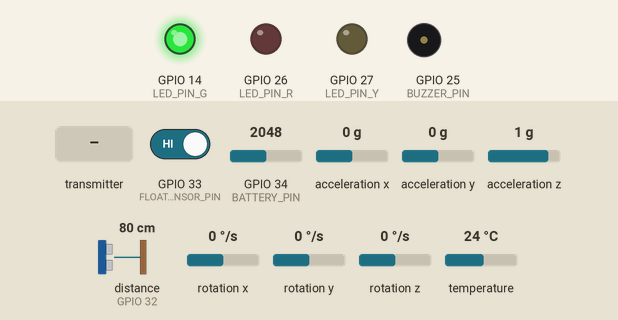
Bench run of a program on a simulated ESP32. Parts: output pins drawn as LEDs (lit = HIGH), buzzer (waves = sounding). Wiring (inferred from the names in the program): ultrasonic range finder: trigger GPIO 32; echo GPIO 32. The inputs (shaded band) are chosen by the test bench; at power-on: GPIO 33 (FLOAT_SENSOR_PIN) HIGH, GPIO 34 (BATTERY_PIN) = 2048, acceleration x 0 g, acceleration y 0 g, acceleration z 1 g, distance to the obstacle (sensor on GPIO 32) 80 cm, rotation x 0 °/s, rotation y 0 °/s, rotation z 0 °/s, temperature 24 °C. The echo pulse lasts 58.3 µs per cm; WiFi joins after 1.5 s; servers stay silent unless stated; the local clock reads 2024-03-15 10:24:30 at power-on unless the program sets it; what the program prints to the serial monitor is not drawn.

Above: at 1.7 s.
1.8 s: the transmitter starts sending isRescue = 1
At 4.34 s:
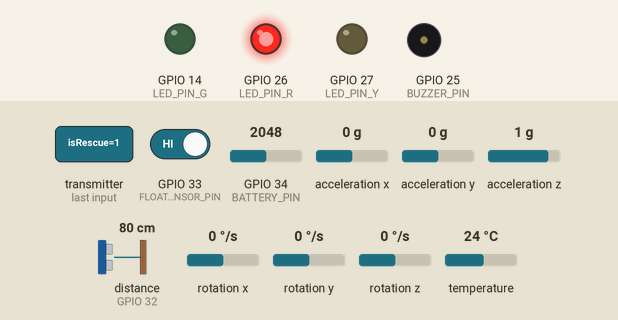
5.3 s: the transmitter starts sending isRescue = 0
At 6.0 s:
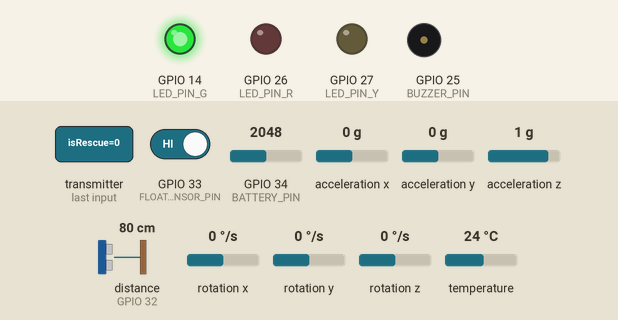
7.0 s: GPIO 33 (FLOAT_SENSOR_PIN) driven LOW
At 7.7 s:
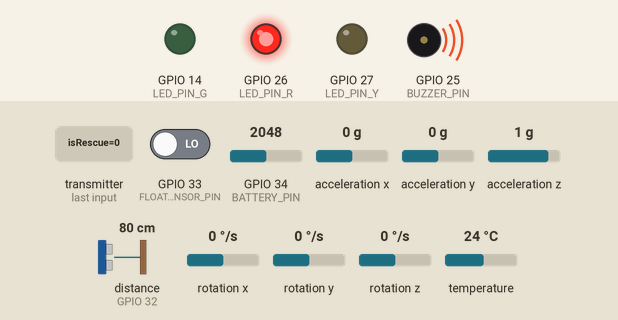
Timing chart, 0 to 16.5 s (numbered marks = the images above; inputs shaded):
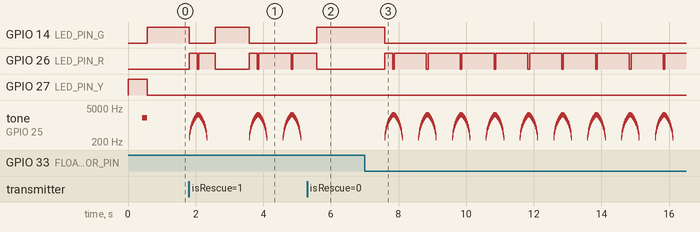

Measured:
- after the input at 1.8 s, GPIO 14 (LED_PIN_G): HIGH → LOW at once, → HIGH 0.77 s later, → LOW 1.0 s later; tone on GPIO 25 (BUZZER_PIN): plays 300 Hz for 0.01 s, 400 Hz for 0.01 s, 500 Hz for 0.01 s, 600 Hz for 0.01 s, 700 Hz for 0.01 s, 800 Hz for 0.01 s … (141 notes in this stretch), starting at once
- after the input at 5.3 s, GPIO 14 (LED_PIN_G): LOW → HIGH after 0.28 s; tone on GPIO 25 (BUZZER_PIN): stops changing and stays silent
- after the input at 7.0 s, GPIO 14 (LED_PIN_G): HIGH → LOW after 0.59 s; GPIO 26 (LED_PIN_R): LOW → HIGH after 0.59 s, then repeats every 1.0 s: LOW 0.05 s, HIGH 0.95 s

The program:

main.cpp
```cpp
#include <Arduino.h>
#include "Config.h"
#include <WiFi.h>
#include <WiFiClientSecure.h>
#include <UniversalTelegramBot.h>
#include <BlynkSimpleEsp32.h>
#include <Adafruit_MPU6050.h>
#include <Wire.h>
#include "time.h"
#include <esp_now.h>
#include <WebServer.h>
#include <DNSServer.h>
#include "WebPage.h"
#include "MockData.h"

Adafruit_MPU6050 mpu;
BlynkTimer timer;
WidgetTerminal terminal(V5);
WiFiClientSecure client;
UniversalTelegramBot bot(BOT_TOKEN, client);
WebServer server(80);
DNSServer dnsServer;
SemaphoreHandle_t sdMutex;

#define BUZZER_CHANNEL 0

float vibrationThreshold = 0.15;
float waterRiseThreshold = 30.0;
bool forceAlarm = false;
bool isSDReady = true;
bool rescueTriggered = false;
float estimatedMagnitude = 0.0;
float baseDistance = 0.0;
float baselineG = 9.8;
float vibrationG = 0.0;
float waterRise = 0.0;
int batteryLevel = 0;
bool isAlertActive = false;

unsigned long wifiLostTime = 0;
bool isApMode = false;

TaskHandle_t Task1;
String globalTelegramMsg = "";
bool newTelegramMsg = false;
const char* ntpServer = "pool.ntp.org";
const long  gmtOffset_sec = 28800;

typedef struct struct_message {
  bool isRescue;
} struct_message;
struct_message incomingData;

String getLocalTimeStr() {
  struct tm timeinfo;
  if(!getLocalTime(&timeinfo)) return "NTP...";
  char timeString[25];
  strftime(timeString, sizeof(timeString), "%H:%M:%S", &timeinfo);
  return String(timeString);
}

String getFullDateTime() {
  struct tm timeinfo;
  if(!getLocalTime(&timeinfo)) return "2000-01-01 00:00:00";
  char timeString[25];
  strftime(timeString, sizeof(timeString), "%Y-%m-%d %H:%M:%S", &timeinfo);
  return String(timeString);
}

float mapFloat(float x, float in_min, float in_max, float out_min, float out_max) {
  return (x - in_min) * (out_max - out_min) / (in_max - in_min) + out_min;
}

float calculateRichter(float gForce) {
  if (gForce < 0.05) return 0.0;
  if (gForce < 0.2) return mapFloat(gForce, 0.05, 0.2, 3.0, 4.5);
  if (gForce < 1.0) return mapFloat(gForce, 0.2, 1.0, 4.5, 7.0);
  return mapFloat(gForce, 1.0, 3.0, 7.0, 9.5);
}

int readBattery() {
  int analogVal = analogRead(BATTERY_PIN);
  if (analogVal < 500) return 100;
  float voltage = analogVal * (3.3 / 4095.0) * 2;
  int percentage = map(voltage * 100, 340, 420, 0, 100);
  return constrain(percentage, 0, 100);
}

float readDistance() {
  pinMode(ULTRASONIC_PIN, OUTPUT);
  digitalWrite(ULTRASONIC_PIN, LOW); delayMicroseconds(2);
  digitalWrite(ULTRASONIC_PIN, HIGH); delayMicroseconds(10);
  digitalWrite(ULTRASONIC_PIN, LOW);
  pinMode(ULTRASONIC_PIN, INPUT);
  long duration = pulseIn(ULTRASONIC_PIN, HIGH, 30000);
  float dist = duration * 0.034 / 2;
  return (dist == 0 || dist > 400) ? -1 : dist;
}

void setTrafficLight(String color) {
  digitalWrite(LED_PIN_R, LOW);
  digitalWrite(LED_PIN_Y, LOW);
  digitalWrite(LED_PIN_G, LOW);
  if (color == "RED") digitalWrite(LED_PIN_R, HIGH);
  else if (color == "YELLOW") digitalWrite(LED_PIN_Y, HIGH);
  else if (color == "GREEN") digitalWrite(LED_PIN_G, HIGH);
}

void playSirenEffect() {
  setTrafficLight("RED");
  for (int freq = 300; freq <= 2600; freq += 100) {
    ledcWriteTone(BUZZER_CHANNEL, freq); delay(10);
  }
  digitalWrite(LED_PIN_R, LOW); delay(50); digitalWrite(LED_PIN_R, HIGH);
  for (int freq = 2600; freq >= 300; freq -= 100) {
    ledcWriteTone(BUZZER_CHANNEL, freq); delay(10);
  }
  ledcWriteTone(BUZZER_CHANNEL, 0);
}

void playSimpleTone(int freq, int duration) {
  ledcWriteTone(BUZZER_CHANNEL, freq);
  delay(duration);
  ledcWriteTone(BUZZER_CHANNEL, 0);
}

void OnDataRecv(const uint8_t * mac, const uint8_t *incomingDataPtr, int len) {
  memcpy(&incomingData, incomingDataPtr, sizeof(incomingData));
  if (incomingData.isRescue) {
    rescueTriggered = true;
    Serial.println(">>> SOS SIGNAL RECEIVED <<<");
  }
}

void sendTelegramAlert(String message) {
  if (newTelegramMsg == false) {
    globalTelegramMsg = message;
    newTelegramMsg = true;
  }
}

void handleCallback(String query_id, String from_id, String callback_data) {
  if (callback_data == "MENU_HISTORY") {
    String keyboardJson = "[[{\"text\":\"🌋 Earthquake History\",\"callback_data\":\"TYPE_EARTHQUAKE\"}],";
    keyboardJson += "[{\"text\":\"🌊 Flood History\",\"callback_data\":\"TYPE_FLOOD\"}]]";
    bot.sendMessageWithInlineKeyboard(from_id, "Select History Type:", "", keyboardJson);
  }
  else if (callback_data == "TYPE_EARTHQUAKE") {
    bot.sendMessage(from_id, "🔍 Scanning log for Earthquake events...", "");
    String result = getSmartHistory_Mock("EARTHQUAKE");
    bot.sendMessage(from_id, result, "");
  }
  else if (callback_data == "TYPE_FLOOD") {
    bot.sendMessage(from_id, "🔍 Scanning log for Flood events...", "");
    String result = getSmartHistory_Mock("FLOOD");
    bot.sendMessage(from_id, result, "");
  }
}

void TelegramCode( void * pvParameters ) {
  Serial.println("Telegram Task Started");
  for(;;) {
    if (newTelegramMsg) {
       if (WiFi.status() == WL_CONNECTED) {
          bot.sendMessage(CHAT_ID, globalTelegramMsg, "");
          newTelegramMsg = false;
       }
    }
    if (WiFi.status() == WL_CONNECTED) {
      int numNewMessages = bot.getUpdates(bot.last_message_received + 1);
      while (numNewMessages) {
        for (int i = 0; i < numNewMessages; i++) {
          if (bot.messages[i].type == "callback_query") {
             handleCallback(bot.messages[i].query_id, String(bot.messages[i].chat_id), bot.messages[i].text);
          } else if (bot.messages[i].text == "/start" || bot.messages[i].text == "/menu") {
             String keyboardJson = "[[{\"text\":\"📜 Show History\",\"callback_data\":\"MENU_HISTORY\"}]]";
             bot.sendMessageWithInlineKeyboard(String(bot.messages[i].chat_id), "Tap to view logs:", "", keyboardJson);
          }
        }
        numNewMessages = bot.getUpdates(bot.last_message_received + 1);
      }
    }
    vTaskDelay(500);
  }
}

void handleRoot() {
  server.send(200, "text/html", index_html);
}

void handleData() {
  String json = "{";
  json += "\"mag\":\"" + String(estimatedMagnitude, 1) + "\",";
  json += "\"vib\":\"" + String(vibrationG, 2) + "\",";
  json += "\"water\":\"" + String(waterRise, 1) + "\",";
  json += "\"batt\":\"" + String(batteryLevel) + "\",";
  json += "\"alert\":" + String(isAlertActive ? "true" : "false");
  json += "}";
  server.send(200, "application/json", json);
}

BLYNK_WRITE(V3) { vibrationThreshold = param.asFloat(); }
BLYNK_WRITE(V4) { forceAlarm = (param.asInt() == 1); }

void runSensors() {
  static unsigned long lastTelegramTime = 0;

  sensors_event_t a, g, temp;
  mpu.getEvent(&a, &g, &temp);
  float totalAccel = sqrt(pow(a.acceleration.x, 2) + pow(a.acceleration.y, 2) + pow(a.acceleration.z, 2));
  vibrationG = abs(totalAccel - baselineG) / 9.8;
  if (vibrationG < 0.08) vibrationG = 0.0;

  estimatedMagnitude = calculateRichter(vibrationG);
  bool isEarthquake = (vibrationG > vibrationThreshold);

  bool isFloatTriggered = (digitalRead(FLOAT_SENSOR_PIN) == LOW);
  bool isFlood = isFloatTriggered;

  waterRise = 0.0;
  if (isFlood) {
    float currentDistance = readDistance();
    if (currentDistance > 0 && baseDistance > 0) {
      waterRise = baseDistance - currentDistance;
    }
    if (waterRise < 0) waterRise = 0.0;
  }

  batteryLevel = readBattery();

  if (WiFi.status() == WL_CONNECTED) {
      Blynk.virtualWrite(V0, vibrationG);
      Blynk.virtualWrite(V7, estimatedMagnitude);
      Blynk.virtualWrite(V8, waterRise);
      Blynk.virtualWrite(V1, batteryLevel);
      Blynk.virtualWrite(V9, isFlood ? 255 : 0);
  }

  isAlertActive = (isEarthquake || isFlood || forceAlarm || rescueTriggered);

  if (isAlertActive) {
    String alertType = "";
    if (rescueTriggered) alertType = "🆘 RESCUE REQUEST!";
    else if (isEarthquake) alertType = "🚨 EARTHQUAKE!";
    else if (isFlood) alertType = "🌊 FLOOD ALERT!";
    else alertType = "🔴 REMOTE TEST";

    if (WiFi.status() == WL_CONNECTED) {
        Blynk.virtualWrite(V2, alertType);
        terminal.print("\n!!! "); terminal.print(alertType); terminal.print(" !!!");

        if (millis() - lastTelegramTime > 15000) {
          String msg = "⚠️ EMERGENCY ALERT ⚠️\n";
          msg += "Time: " + getFullDateTime() + "\n";
          msg += "Type: " + alertType + "\n";
          if (rescueTriggered) msg += "Status: User pressed panic button!\nACTION: RESCUE NEEDED IMMEDIATELY!\n";
          if (isFlood) msg += "Water Level: " + String(waterRise) + " cm\n";
          if (isEarthquake) msg += "Vib: " + String(vibrationG) + " g (Mag: " + String(estimatedMagnitude, 1) + ")\n";
          msg += "\n📍 Location:\nhttps://maps.google.com/?q=" + String(BACKUP_LAT, 6) + "," + String(BACKUP_LNG, 6);
          sendTelegramAlert(msg);
          lastTelegramTime = millis();
        }
    }
    setTrafficLight("RED");
    playSirenEffect();
    if (rescueTriggered) rescueTriggered = false;

  } else {
    ledcWriteTone(BUZZER_CHANNEL, 0); // 修复
    setTrafficLight("GREEN");
    if (WiFi.status() == WL_CONNECTED) Blynk.virtualWrite(V2, "Safe");
  }

  if (WiFi.status() == WL_CONNECTED) {
    terminal.print("\nTime: "); terminal.print(getLocalTimeStr());
    terminal.print(" | Vib: "); terminal.print(vibrationG, 2);
    terminal.print("g | Mag: "); terminal.print(estimatedMagnitude, 1);
    if (isFlood) terminal.print(" | Lvl: "); terminal.print(waterRise, 1); terminal.print("cm");
    terminal.print(" | Batt: "); terminal.print(batteryLevel); terminal.print("%");
    terminal.flush();
  }

  Serial.print("Time: "); Serial.print(getLocalTimeStr());
  Serial.print(" | Vib: "); Serial.print(vibrationG, 2);
  Serial.print(" | Batt: "); Serial.print(batteryLevel);
  Serial.print("% | WiFi: "); Serial.println(WiFi.status() == WL_CONNECTED ? "OK" : "LOST");

  saveToSD_Mock(vibrationG, waterRise, isAlertActive?"ALARM":"OK", batteryLevel);
}

void setup() {
  Serial.begin(115200);
  sdMutex = xSemaphoreCreateMutex();
  client.setInsecure();

  pinMode(LED_PIN_R, OUTPUT); pinMode(LED_PIN_Y, OUTPUT); pinMode(LED_PIN_G, OUTPUT);
  pinMode(BUZZER_PIN, OUTPUT); pinMode(BATTERY_PIN, INPUT); pinMode(FLOAT_SENSOR_PIN, INPUT_PULLUP);

  setTrafficLight("YELLOW");

  ledcSetup(BUZZER_CHANNEL, 2000, 10);
  ledcAttachPin(BUZZER_PIN, BUZZER_CHANNEL);

  if (!mpu.begin()) Serial.println("MPU Fail");
  else { mpu.setAccelerometerRange(MPU6050_RANGE_4_G); mpu.setFilterBandwidth(MPU6050_BAND_21_HZ); }

  initSD_Mock();

  Serial.println("Connecting to Blynk...");
  WiFi.begin(ssid, pass);
  Blynk.config(BLYNK_AUTH_TOKEN);

  configTime(gmtOffset_sec, 0, ntpServer);

  if (esp_now_init() != ESP_OK) { Serial.println("Error initializing ESP-NOW"); }
  esp_now_register_recv_cb((esp_now_recv_cb_t)OnDataRecv);

  server.on("/", handleRoot);
  server.on("/data", handleData);
  server.onNotFound(handleRoot);

  float totalG = 0;
  for(int i=0; i<20; i++) {
    sensors_event_t a, g, temp;
    mpu.getEvent(&a, &g, &temp);
    totalG += sqrt(pow(a.acceleration.x, 2) + pow(a.acceleration.y, 2) + pow(a.acceleration.z, 2));
    delay(5);
  }
  baselineG = totalG / 20.0;

  float totalD = 0; int valid = 0;
  for(int i=0; i<5; i++) {
    float d = readDistance();
    if(d > 0) { totalD += d; valid++; }
    delay(50);
  }
  if(valid > 0) baseDistance = totalD / valid;

  xTaskCreatePinnedToCore(TelegramCode, "TelegramTask", 10000, NULL, 1, &Task1, 0);

  playSimpleTone(2000, 150);
  setTrafficLight("GREEN");
  Blynk.virtualWrite(V9, 0);

  String bootMsg = "✅ SYSTEM ONLINE\nMode: VSCode Final Demo (V5.3)\n💾 SD Card: ✅ OK\n";
  bootMsg += "📏 Base Dist: " + String(baseDistance) + " cm\n🔋 Battery: " + String(readBattery()) + "%\n";
  sendTelegramAlert(bootMsg);

  timer.setInterval(1000L, runSensors);
}

void loop() {
  if (WiFi.status() == WL_CONNECTED) {
    Blynk.run();
  }
  timer.run();

  if (isApMode) {
    dnsServer.processNextRequest();
    server.handleClient();
  }

  static unsigned long lastCheck = 0;
  if (millis() - lastCheck > 1000) {
    lastCheck = millis();
    if (WiFi.status() != WL_CONNECTED) {
      if (wifiLostTime == 0) wifiLostTime = millis();
      unsigned long waitTime = millis() - wifiLostTime;
      Serial.print("Offline: "); Serial.println(waitTime / 1000);

      if (!isApMode && (waitTime > AP_TIMEOUT)) {
        Serial.println("🚨 Starting AP Mode...");
        WiFi.disconnect(); delay(100);
        WiFi.mode(WIFI_AP); WiFi.softAP(ap_ssid, NULL);
        dnsServer.start(53, "*", WiFi.softAPIP());
        server.begin();
        isApMode = true;
      }
    } else {
      if (isApMode) {
        Serial.println("✅ WiFi Back...");
        ESP.restart();
      }
      wifiLostTime = 0;
    }
  }
}
```

MockData.h
```cpp
#ifndef MOCKDATA_H
#define MOCKDATA_H

#include <Arduino.h>

void initSD_Mock();
void saveToSD_Mock(float vib, float rise, String status, int batt);
String getSmartHistory_Mock(String type);

#endif
```

WebPage.h
```cpp
#ifndef WEBPAGE_H
#define WEBPAGE_H

#include <Arduino.h>

const char index_html[] PROGMEM = R"rawliteral(
<!DOCTYPE html>
<html>
<head>
    <meta name="viewport" content="width=device-width, initial-scale=1" charset="utf-8">
    <title>Disaster Monitor Local</title>
    <style>
        body { font-family: -apple-system, sans-serif; background: #121212; color: #e0e0e0; margin: 0; padding: 20px; text-align: center; }
        .grid { display: grid; grid-template-columns: 1fr 1fr; gap: 15px; max-width: 400px; margin: auto; }
        .card { background: #1e1e1e; padding: 15px; border-radius: 15px; border: 1px solid #333; box-shadow: 0 4px 10px rgba(0,0,0,0.5); }
        .full { grid-column: span 2; }
        .value { display: block; font-size: 32px; font-weight: 800; margin-top: 5px; color: #00ff99; }
        .label { font-size: 11px; color: #888; text-transform: uppercase; letter-spacing: 1px; }
        .emergency { border-color: #ff4444 !important; background: #2a1111 !important; animation: blink 1s infinite; }
        @keyframes blink { 0% { opacity: 1; } 50% { opacity: 0.7; } 100% { opacity: 1; } }
        .emergency .value { color: #ff4444; }
        h2 { margin-bottom: 25px; font-weight: 300; letter-spacing: 2px; }
    </style>
</head>
<body>
    <h2>📡 LOCAL STATION (OFFLINE)</h2>
    <div class="grid">
        <div class="card full" id="status_card">
            <span class="label">SYSTEM SAFETY STATUS</span>
            <span class="value" id="status">CONNECTING...</span>
        </div>
        <div class="card">
            <span class="label">EST. MAGNITUDE</span>
            <span class="value" id="mag">0.0</span>
        </div>
        <div class="card">
            <span class="label">VIBRATION (g)</span>
            <span class="value" id="vib">0.00</span>
        </div>
        <div class="card">
            <span class="label">WATER RISE (cm)</span>
            <span class="value" id="water">0.0</span>
        </div>
        <div class="card">
            <span class="label">BATTERY</span>
            <span class="value" id="batt">--%</span>
        </div>
    </div>
    <script>
        function update() {
            fetch('/data').then(r => r.json()).then(d => {
                document.getElementById('mag').innerText = d.mag;
                document.getElementById('vib').innerText = d.vib;
                document.getElementById('water').innerText = d.water;
                document.getElementById('batt').innerText = d.batt + '%';
                let s = document.getElementById('status');
                let sc = document.getElementById('status_card');
                if(d.alert) {
                    s.innerText = "🚨 EMERGENCY";
                    sc.classList.add('emergency');
                } else {
                    s.innerText = "✅ SYSTEM SAFE";
                    sc.classList.remove('emergency');
                }
            }).catch(e => console.log("Station Offline"));
        }
        setInterval(update, 2000);
        update();
    </script>
</body>
</html>
)rawliteral";

#endif
```

MockData.cpp
```cpp
#include "MockData.h"

void initSD_Mock() {
  Serial.println("(MOCK) SD Card check bypassed.");
  Serial.println("✅ SD Card Initialized (FAKE)");
}

void saveToSD_Mock(float vib, float rise, String status, int batt) {
}

String getSmartHistory_Mock(String type) {
  delay(600);

  String report = "📜 " + type + " HISTORY LOGS\n";
  report += "---------------------\n";

  if (type == "EARTHQUAKE") {
    report += "1️⃣ 📅 2026-01-05\n⏰ Time: 14:30:22\n⏳ Dur: 12s | 📉 Avg: 1.10g\n📈 Max: 1.85g (Mag: 8.2)\n\n";
    report += "2️⃣ 📅 2026-01-04\n⏰ Time: 09:15:05\n⏳ Dur: 4s  | 📉 Avg: 0.15g\n📈 Max: 0.22g (Mag: 4.8)\n\n";
    report += "3️⃣ 📅 2026-01-02\n⏰ Time: 23:11:40\n⏳ Dur: 2s  | 📉 Avg: 0.06g\n📈 Max: 0.09g (Mag: 3.2)\n\n";
    report += "4️⃣ 2025-12-30\n⏰ Time: 10:00:00\n⏳ Dur: 1s  | 📉 Avg: 0.05g\n📈 Max: 0.06g (Mag: 2.5)\n\n";
    report += "5️⃣ 2025-12-15\n⏰ Time: 15:45:10\n⏳ Dur: 8s  | 📉 Avg: 0.30g\n📈 Max: 0.45g (Mag: 5.5)\n";
  }
  else if (type == "FLOOD") {
    report += "1️⃣ 📅 2026-01-05\n⏰ Time: 16:00:00\n🌊 Max: 42.5cm | 📏 Avg: 28.1cm\n📈 Rate: 0.94 cm/min\n\n";
    report += "2️⃣ 📅 2026-01-03\n⏰ Time: 20:10:00\n🌊 Max: 5.2cm | 📏 Avg: 3.5cm\n📈 Rate: 0.52 cm/min\n\n";
    report += "3️⃣ 📅 2026-01-01\n⏰ Time: 08:00:00\n🌊 Max: 2.1cm | 📏 Avg: 1.2cm\n📈 Rate: 0.42 cm/min\n\n";
    report += "4️⃣ 2025-12-28\n⏰ Time: 14:22:00\n🌊 Max: 1.5cm | 📏 Avg: 0.8cm\n📈 Rate: 0.75 cm/min\n\n";
    report += "5️⃣ 2025-12-10\n⏰ Time: 03:30:00\n🌊 Max: 15.0cm | 📏 Avg: 10.0cm\n📈 Rate: 0.25 cm/min\n";
  }
  return report;
}
```

Config.h
```cpp
#ifndef CONFIG_H
#define CONFIG_H

#include <Arduino.h>

#define BLYNK_TEMPLATE_ID ""
#define BLYNK_TEMPLATE_NAME ""
#define BLYNK_AUTH_TOKEN ""
#define BLYNK_PRINT Serial

const char ssid[] = "";
const char pass[] = "";

const String BOT_TOKEN = "";
const String CHAT_ID = "";

const char* ap_ssid = "Earthquake_Monitor_AP";
const unsigned long AP_TIMEOUT = 20000;

#define BUZZER_PIN       25
#define SD_CS_PIN        5
#define ULTRASONIC_PIN   32
#define BATTERY_PIN      34
#define LED_PIN_R        26
#define LED_PIN_Y        27
#define LED_PIN_G        14
#define FLOAT_SENSOR_PIN 33

#define BACKUP_LAT  5.147305
#define BACKUP_LNG  100.492161

#endif
```
